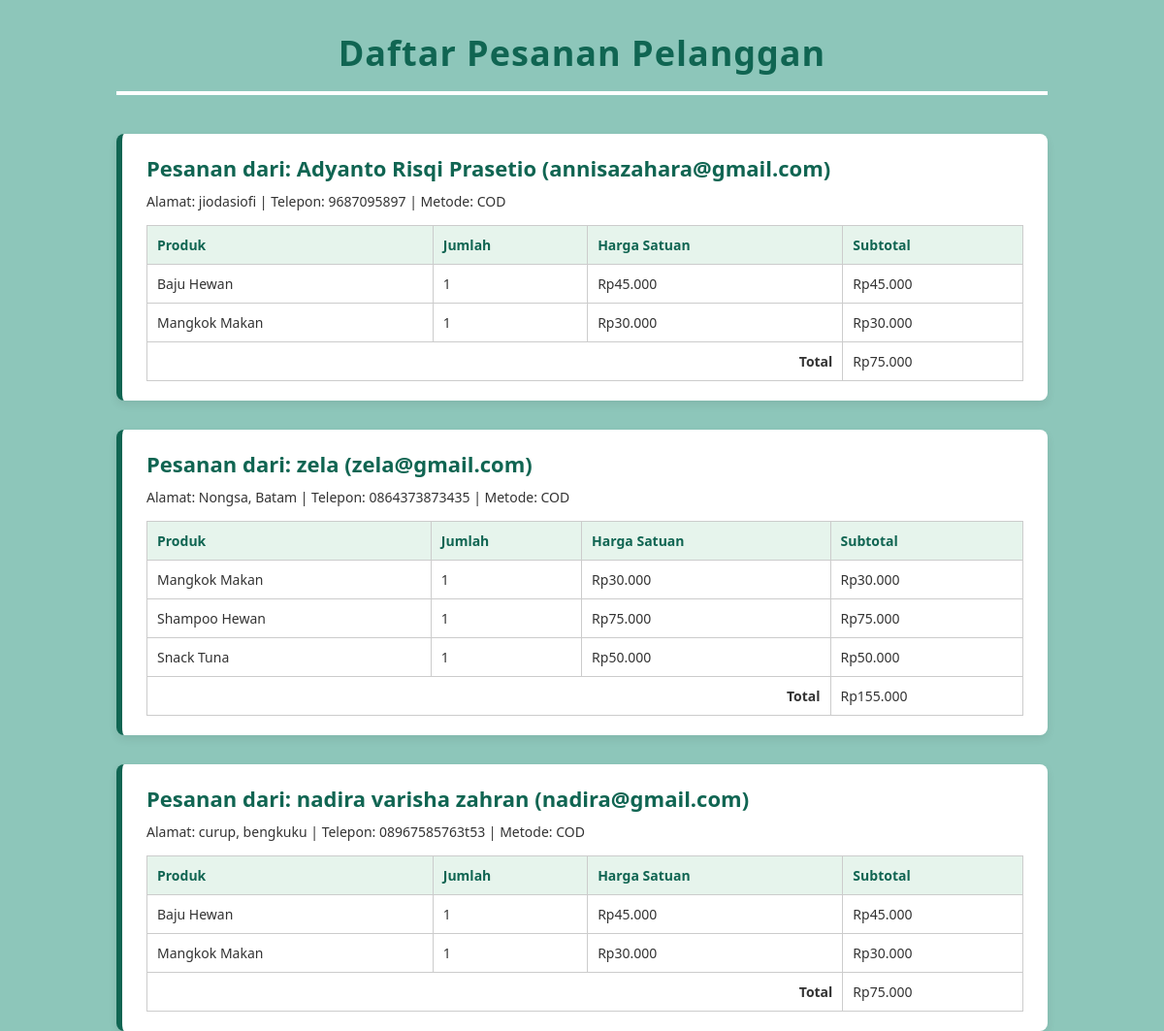
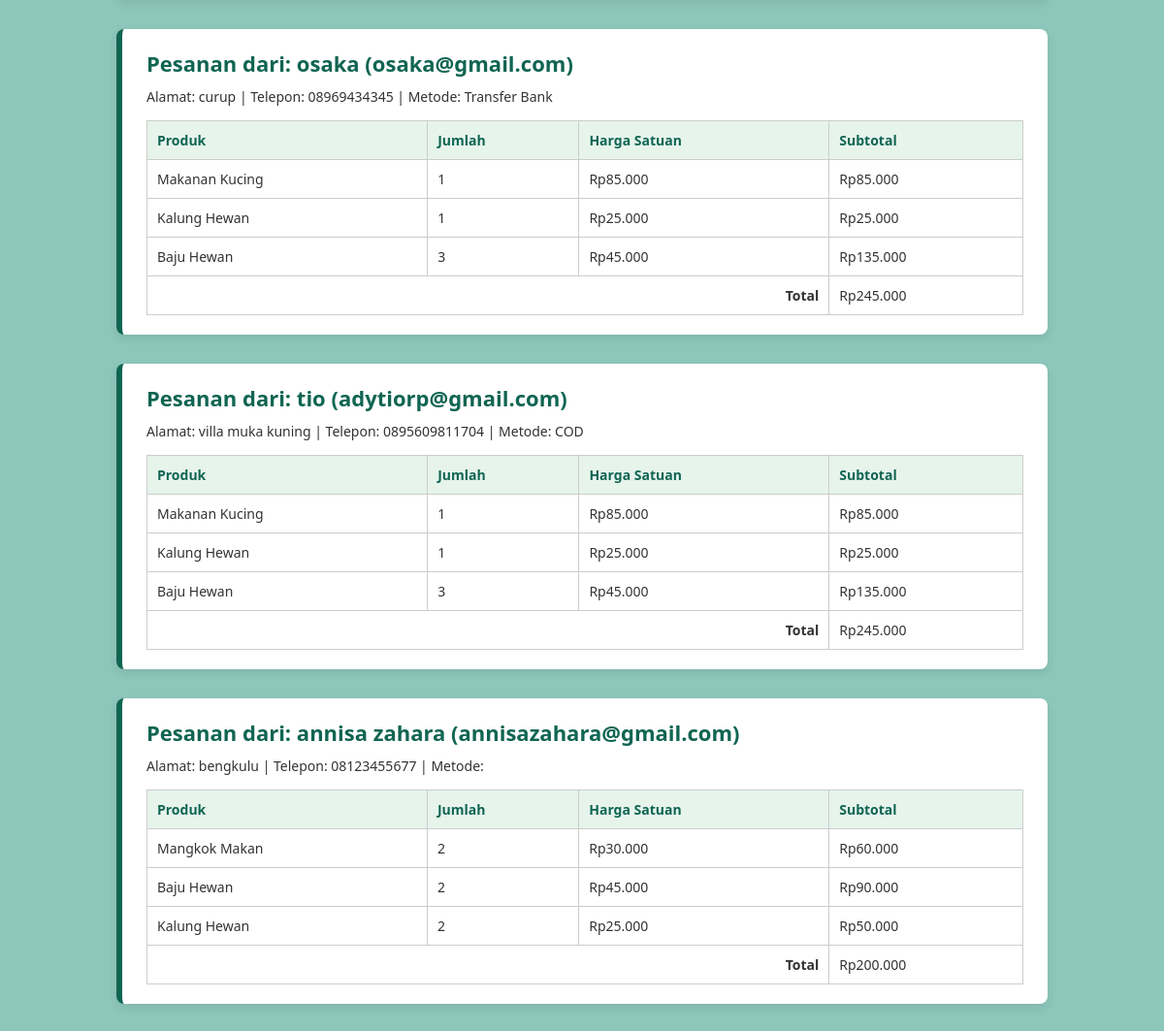
Screenshot of /admin_orders.php with the database file from the repository (2 pictures, top to bottom).
### tables this page shows
CREATE TABLE `checkout_items` (
  `id` int(11) NOT NULL,
  `checkout_id` int(11) DEFAULT NULL,
  `nama_produk` varchar(255) DEFAULT NULL,
  `jumlah` int(11) DEFAULT NULL,
  `harga_satuan` int(11) DEFAULT NULL
);

CREATE TABLE `checkout` (
  `id` int(11) NOT NULL,
  `nama` varchar(100) NOT NULL,
  `email` varchar(100) NOT NULL,
  `alamat` text NOT NULL,
  `telepon` varchar(20) NOT NULL,
  `metode_pembayaran` varchar(50) DEFAULT NULL,
  `tanggal_checkout` timestamp NOT NULL DEFAULT current_timestamp()
);

### admin_orders.php (the view, shortened to what this page needs)
<?php
$conn = new mysqli("localhost", "root", "", "petshop_db");
?>
<!DOCTYPE html>
<html lang="id">
<head>
    <link rel="stylesheet" href="admin.css">
</head>
<body>
<div class="container">
    <h1 class="admin-title">Daftar Pesanan Pelanggan</h1>
<?php
$sql = "
    SELECT c.id AS order_id, c.nama, c.email, c.alamat, c.telepon, c.metode_pembayaran,
           i.nama_produk, i.jumlah, i.harga_satuan
    FROM checkout c
    JOIN checkout_items i ON c.id = i.checkout_id
    ORDER BY c.id DESC
";
$result = $conn->query($sql);
if ($result->num_rows > 0) {
$current_order = null;
$total = 0;
while ($row = $result->fetch_assoc()) {
    if ($current_order !== $row['order_id']) {
        if ($current_order !== null) {
            echo "<tr><td colspan='3' style='text-align:right; font-weight:bold;'>Total</td><td>Rp" . number_format($total, 0, ',', '.') . "</td></tr>";
            echo "</tbody></table></div>";
        }
        $total = 0;
        echo "<div class='order-card'>";
        echo "<h3>Pesanan dari: " . htmlspecialchars($row['nama']) . " (" . htmlspecialchars($row['email']) . ")</h3>";
        echo "<p class='order-info'>Alamat: " . htmlspecialchars($row['alamat']) . " | Telepon: " . htmlspecialchars($row['telepon']) . " | Metode: " . htmlspecialchars($row['metode_pembayaran']) . "</p>";
        echo "<table class='order-table'>";
        echo "<thead><tr><th>Produk</th><th>Jumlah</th><th>Harga Satuan</th><th>Subtotal</th></tr></thead><tbody>";
        $current_order = $row['order_id'];
    }
    $nama_produk = htmlspecialchars($row['nama_produk']);
    $jumlah = (int)$row['jumlah'];
    $harga = (int)$row['harga_satuan'];
    $subtotal = $jumlah * $harga;
    $total += $subtotal;
    echo "<tr>
            <td>{$nama_produk}</td>
            <td>{$jumlah}</td>
            <td>Rp" . number_format($harga, 0, ',', '.') . "</td>
            <td>Rp" . number_format($subtotal, 0, ',', '.') . "</td>
          </tr>";
}
if ($current_order !== null) {
    echo "<tr><td colspan='3' style='text-align:right; font-weight:bold;'>Total</td><td>Rp" . number_format($total, 0, ',', '.') . "</td></tr>";
    echo "</tbody></table></div>";
}
} else {
    echo "<p>Tidak ada pesanan.</p>";
}
?>
</div>
</body>
</html>

### admin.css (style rules this page uses)
* { box-sizing: border-box; margin: 0; padding: 0; }
body { font-family: 'Segoe UI', Tahoma, Geneva, Verdana, sans-serif; background-color: #8dc6ba; padding: 30px; color: #ffffff; }
.admin-title { text-align: center; font-size: 36px; margin-bottom: 40px; color: #106552;; border-bottom: 4px solid #ffffff; padding-bottom: 15px; letter-spacing: 1px; }
.container { max-width: 960px; margin: auto; }
.order-card { background-color: #ffffff; border-left: 6px solid #106552; box-shadow: 0 4px 10px rgba(0, 0, 0, 0.08); border-radius: 8px; margin-bottom: 30px; padding: 20px 25px; transition: all 0.2s ease-in-out; }
.order-card h3 { font-size: 22px; margin-bottom: 10px; color: #106552; }
.order-info { font-size: 14px; margin-bottom: 15px; color: #333; }
.order-table { width: 100%; border-collapse: collapse; margin-top: 10px; }
.order-table th, .order-table td { border: 1px solid #ccc; padding: 10px; font-size: 14px; }
.order-table th { background-color: #e6f4ec; color: #106552; text-align: left; }
.order-table td { color: #333; }

### rows the page displays
checkout_items: checkout.nama "Adyanto Risqi Prasetio", checkout.email "annisazahara@gmail.com", checkout.alamat "jiodasiofi", checkout.telepon "9687095897", checkout.metode_pembayaran "COD", nama_produk "Baju Hewan", jumlah "1", harga_satuan "45.000", subtotal "45.000"
checkout_items: nama_produk "Mangkok Makan", jumlah "1", harga_satuan "30.000", subtotal "30.000"
checkout_items: total "75.000", checkout.nama "zela", checkout.email "zela@gmail.com", checkout.alamat "Nongsa, Batam", checkout.telepon "0864373873435", checkout.metode_pembayaran "COD", nama_produk "Mangkok Makan", jumlah "1", harga_satuan "30.000", subtotal "30.000"
checkout_items: nama_produk "Shampoo Hewan", jumlah "1", harga_satuan "75.000", subtotal "75.000"
checkout_items: nama_produk "Snack Tuna", jumlah "1", harga_satuan "50.000", subtotal "50.000"
checkout_items: total "155.000", checkout.nama "nadira varisha zahran", checkout.email "nadira@gmail.com", checkout.alamat "curup, bengkuku", checkout.telepon "08967585763t53", checkout.metode_pembayaran "COD", nama_produk "Baju Hewan", jumlah "1", harga_satuan "45.000", subtotal "45.000"
checkout_items: nama_produk "Mangkok Makan", jumlah "1", harga_satuan "30.000", subtotal "30.000"
checkout_items: total "75.000", checkout.nama "osaka", checkout.email "osaka@gmail.com", checkout.alamat "curup", checkout.telepon "08969434345", checkout.metode_pembayaran "Transfer Bank", nama_produk "Makanan Kucing", jumlah "1", harga_satuan "85.000", subtotal "85.000"
checkout_items: nama_produk "Kalung Hewan", jumlah "1", harga_satuan "25.000", subtotal "25.000"
checkout_items: nama_produk "Baju Hewan", jumlah "3", harga_satuan "45.000", subtotal "135.000"
checkout_items: total "245.000", checkout.nama "tio", checkout.email "adytiorp@gmail.com", checkout.alamat "villa muka kuning", checkout.telepon "0895609811704", checkout.metode_pembayaran "COD", nama_produk "Makanan Kucing", jumlah "1", harga_satuan "85.000", subtotal "85.000"
checkout_items: nama_produk "Kalung Hewan", jumlah "1", harga_satuan "25.000", subtotal "25.000"
checkout_items: nama_produk "Baju Hewan", jumlah "3", harga_satuan "45.000", subtotal "135.000"
checkout_items: total "245.000", checkout.nama "annisa zahara", checkout.email "annisazahara@gmail.com", checkout.alamat "bengkulu", checkout.telepon "08123455677", nama_produk "Mangkok Makan", jumlah "2", harga_satuan "30.000", subtotal "60.000"
checkout_items: nama_produk "Baju Hewan", jumlah "2", harga_satuan "45.000", subtotal "90.000"
checkout_items: nama_produk "Kalung Hewan", jumlah "2", harga_satuan "25.000", subtotal "50.000"

### other values shown
$total "200.000"
